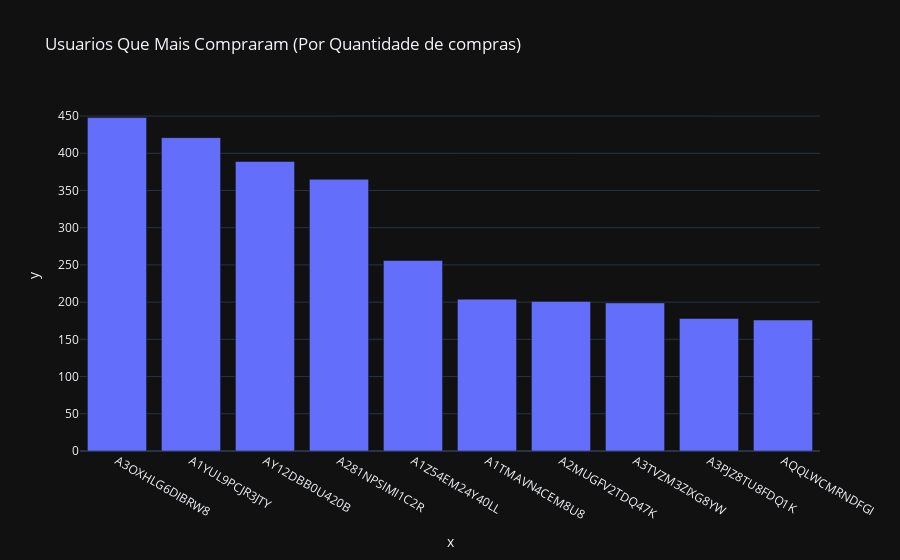

The notebook cell this image was saved under:
### Code cell
#Fazendo um grafico mais bonito
px.bar(
    x=top_10_user,
    y=valores_top_10,
    title='Usuarios Que Mais Compraram (Por Quantidade de compras)',
    template=('plotly_dark')
)

### Figure 1 — Plotly figure (JSON) as saved in the notebook; plotly's stock layout.template omitted (floating-point values rounded to 4 significant figures)
{"data": [{"alignmentgroup": "True", "hovertemplate": "x=%{x}<br>y=%{y}<extra></extra>", "legendgroup": "", "marker": {"color": "#636efa", "pattern": {"shape": ""}}, "name": "", "offsetgroup": "", "orientation": "v", "showlegend": false, "textposition": "auto", "type": "bar", "x": ["A3OXHLG6DIBRW8", "A1YUL9PCJR3JTY", "AY12DBB0U420B", "A281NPSIMI1C2R", "A1Z54EM24Y40LL", "A1TMAVN4CEM8U8", "A2MUGFV2TDQ47K", "A3TVZM3ZIXG8YW", "A3PJZ8TU8FDQ1K", "AQQLWCMRNDFGI"], "xaxis": "x", "y": [448, 421, 389, 365, 256, 204, 201, 199, 178, 176], "yaxis": "y"}], "layout": {"barmode": "relative", "legend": {"tracegroupgap": 0}, "title": {"text": "Usuarios Que Mais Compraram (Por Quantidade de compras)"}, "xaxis": {"anchor": "y", "domain": [0, 1], "title": {"text": "x"}}, "yaxis": {"anchor": "x", "domain": [0, 1], "title": {"text": "y"}}}}
